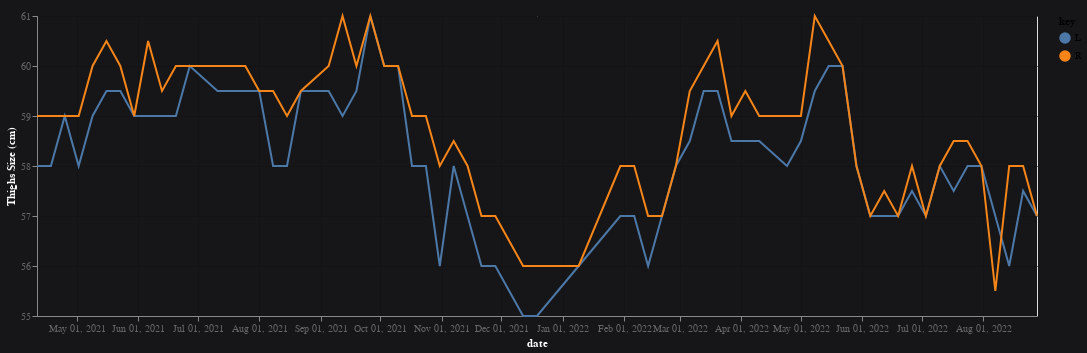

The notebook cell this image was saved under:
### Code cell
# Thighs
chart = lr.make_chart_with_hover_tool_tip(7,8)

chart

### Figure 1 — Vega-Lite specification as saved in the notebook (floating-point values rounded to 4 significant figures)
{"$schema": "https://vega.github.io/schema/vega-lite/v4.17.0.json", "config": {"axis": {"gridColor": "#131316", "labelColor": "#666666", "titleColor": "#ffffff"}, "background": "#161619", "view": {"continuousHeight": 300, "continuousWidth": 400}}, "data": {"name": "data-5b86127fb95023b24568cdaf8b3ad50b"}, "datasets": {"data-5b86127fb95023b24568cdaf8b3ad50b": [{"L": 58, "R": 59, "date": "2021-04-11T00:00:00"}, {"L": 58, "R": 59, "date": "2021-04-18T00:00:00"}, {"L": 59, "R": 59, "date": "2021-04-25T00:00:00"}, {"L": 58, "R": 59, "date": "2021-05-02T00:00:00"}, {"L": 59, "R": 60, "date": "2021-05-09T00:00:00"}, {"L": 59.5, "R": 60.5, "date": "2021-05-16T00:00:00"}, {"L": 59.5, "R": 60, "date": "2021-05-23T00:00:00"}, {"L": 59, "R": 59, "date": "2021-05-30T00:00:00"}, {"L": 59, "R": 60.5, "date": "2021-06-06T00:00:00"}, {"L": 59, "R": 59.5, "date": "2021-06-13T00:00:00"}, {"L": 59, "R": 60, "date": "2021-06-20T00:00:00"}, {"L": 60, "R": 60, "date": "2021-06-27T00:00:00"}, {"L": null, "R": null, "date": "2021-07-04T00:00:00"}, {"L": 59.5, "R": 60, "date": "2021-07-11T00:00:00"}, {"L": 59.5, "R": 60, "date": "2021-07-18T00:00:00"}, {"L": 59.5, "R": 60, "date": "2021-07-25T00:00:00"}, {"L": 59.5, "R": 59.5, "date": "2021-08-01T00:00:00"}, {"L": 58, "R": 59.5, "date": "2021-08-08T00:00:00"}, {"L": 58, "R": 59, "date": "2021-08-15T00:00:00"}, {"L": 59.5, "R": 59.5, "date": "2021-08-22T00:00:00"}, {"L": 59.5, "R": 60, "date": "2021-09-05T00:00:00"}, {"L": 59, "R": 61, "date": "2021-09-12T00:00:00"}, {"L": 59.5, "R": 60, "date": "2021-09-19T00:00:00"}, {"L": 61, "R": 61, "date": "2021-09-26T00:00:00"}, {"L": 60, "R": 60, "date": "2021-10-03T00:00:00"}, {"L": 60, "R": 60, "date": "2021-10-10T00:00:00"}, {"L": 58, "R": 59, "date": "2021-10-17T00:00:00"}, {"L": 58, "R": 59, "date": "2021-10-24T00:00:00"}, {"L": 56, "R": 58, "date": "2021-10-31T00:00:00"}, {"L": 58, "R": 58.5, "date": "2021-11-07T00:00:00"}, {"L": 57, "R": 58, "date": "2021-11-14T00:00:00"}, {"L": 56, "R": 57, "date": "2021-11-21T00:00:00"}, {"L": 56, "R": 57, "date": "2021-11-28T00:00:00"}, {"L": 55, "R": 56, "date": "2021-12-12T00:00:00"}, {"L": 55, "R": 56, "date": "2021-12-19T00:00:00"}, {"L": 56, "R": 56, "date": "2022-01-09T00:00:00"}, {"L": 57, "R": 58, "date": "2022-01-30T00:00:00"}, {"L": 57, "R": 58, "date": "2022-02-06T00:00:00"}, {"L": 56, "R": 57, "date": "2022-02-13T00:00:00"}, {"L": 57, "R": 57, "date": "2022-02-20T00:00:00"}, {"L": 58, "R": 58, "date": "2022-02-27T00:00:00"}, {"L": 58.5, "R": 59.5, "date": "2022-03-06T00:00:00"}, {"L": 59.5, "R": 60, "date": "2022-03-13T00:00:00"}, {"L": 59.5, "R": 60.5, "date": "2022-03-20T00:00:00"}, {"L": 58.5, "R": 59, "date": "2022-03-27T00:00:00"}, {"L": 58.5, "R": 59.5, "date": "2022-04-03T00:00:00"}, {"L": 58.5, "R": 59, "date": "2022-04-10T00:00:00"}, {"L": null, "R": null, "date": "2022-04-17T00:00:00"}, {"L": 58, "R": 59, "date": "2022-04-24T00:00:00"}, {"L": 58.5, "R": 59, "date": "2022-05-01T00:00:00"}, {"L": 59.5, "R": 61, "date": "2022-05-08T00:00:00"}, {"L": 60, "R": 60.5, "date": "2022-05-15T00:00:00"}, {"L": 60, "R": 60, "date": "2022-05-22T00:00:00"}, {"L": 58, "R": 58, "date": "2022-05-29T00:00:00"}, {"L": 57, "R": 57, "date": "2022-06-05T00:00:00"}, {"L": 57, "R": 57.5, "date": "2022-06-12T00:00:00"}, {"L": 57, "R": 57, "date": "2022-06-19T00:00:00"}, {"L": 57.5, "R": 58, "date": "2022-06-26T00:00:00"}, {"L": 57, "R": 57, "date": "2022-07-03T00:00:00"}, {"L": 58, "R": 58, "date": "2022-07-10T00:00:00"}, {"L": 57.5, "R": 58.5, "date": "2022-07-17T00:00:00"}, {"L": 58, "R": 58.5, "date": "2022-07-24T00:00:00"}, {"L": 58, "R": 58, "date": "2022-07-31T00:00:00"}, {"L": 57, "R": 55.5, "date": "2022-08-07T00:00:00"}, {"L": 56, "R": 58, "date": "2022-08-14T00:00:00"}, {"L": 57.5, "R": 58, "date": "2022-08-21T00:00:00"}, {"L": 57, "R": 57, "date": "2022-08-28T00:00:00"}]}, "height": 300, "layer": [{"encoding": {"color": {"field": "key", "type": "nominal"}, "tooltip": [{"field": "date", "type": "temporal"}, {"field": "value", "type": "quantitative"}], "x": {"axis": {"grid": true}, "field": "date", "sort": "-x", "timeUnit": "yearmonthdate", "title": "date", "type": "temporal"}, "y": {"field": "value", "impute": {"frame": [-1, 1], "method": "mean"}, "scale": {"zero": false}, "title": "Thighs Size (cm)", "type": "quantitative"}}, "mark": "line", "transform": [{"fold": ["L", "R"]}], "width": 1000}, {"encoding": {"opacity": {"value": 0}, "x": {"axis": {"grid": true}, "field": "date", "sort": "-x", "timeUnit": "yearmonthdate", "title": "date", "type": "temporal"}}, "mark": "point", "selection": {"selector003": {"empty": "none", "fields": ["date"], "nearest": true, "on": "mouseover", "type": "single"}}, "transform": [{"fold": ["L", "R"]}]}, {"encoding": {"color": {"field": "key", "type": "nominal"}, "opacity": {"condition": {"selection": "selector003", "value": 1}, "value": 0}, "tooltip": [{"field": "date", "type": "temporal"}, {"field": "value", "type": "quantitative"}], "x": {"axis": {"grid": true}, "field": "date", "sort": "-x", "timeUnit": "yearmonthdate", "title": "date", "type": "temporal"}, "y": {"field": "value", "impute": {"frame": [-1, 1], "method": "mean"}, "scale": {"zero": false}, "title": "Thighs Size (cm)", "type": "quantitative"}}, "mark": "point", "transform": [{"fold": ["L", "R"]}], "width": 1000}, {"encoding": {"x": {"axis": {"grid": true}, "field": "date", "sort": "-x", "timeUnit": "yearmonthdate", "title": "date", "type": "temporal"}}, "mark": {"color": "gray", "type": "rule"}, "transform": [{"fold": ["L", "R"]}, {"filter": {"selection": "selector003"}}]}, {"encoding": {"color": {"field": "key", "type": "nominal"}, "text": {"condition": {"field": "value", "selection": "selector003", "type": "quantitative"}, "value": " "}, "tooltip": [{"field": "date", "type": "temporal"}, {"field": "value", "type": "quantitative"}], "x": {"axis": {"grid": true}, "field": "date", "sort": "-x", "timeUnit": "yearmonthdate", "title": "date", "type": "temporal"}, "y": {"field": "value", "impute": {"frame": [-1, 1], "method": "mean"}, "scale": {"zero": false}, "title": "Thighs Size (cm)", "type": "quantitative"}}, "mark": {"align": "left", "dx": 5, "dy": -5, "type": "text"}, "transform": [{"fold": ["L", "R"]}], "width": 1000}], "width": 600}
